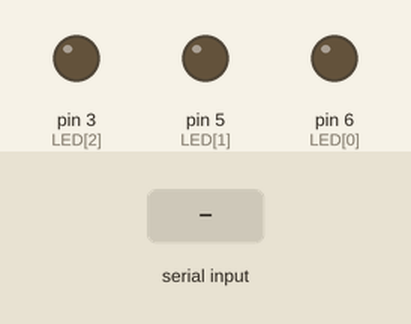
Simulated run of this sketch. Board: Arduino Uno, built with avr-gcc and run on an emulated ATmega328P. On the bench: output pins drawn as LEDs (lit = HIGH). The test bench sets the inputs (shaded band).

Above: at 1.2 s.
1.3 s: "90,45\n" received over Serial
At 1.8 s:
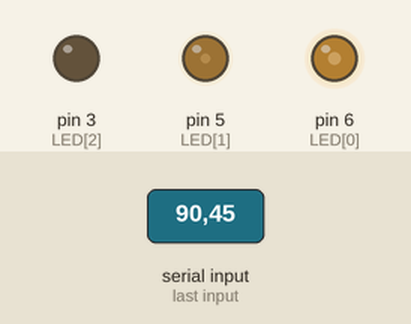
2.8 s: "30,150\n" received over Serial
At 4.0 s:
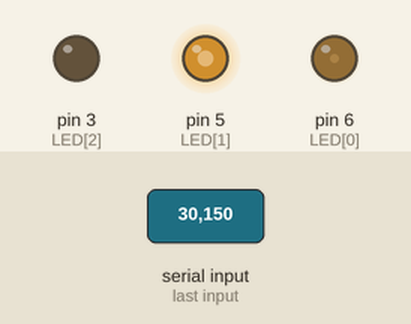
4.3 s: "5\n" received over Serial
At 5.8 s:
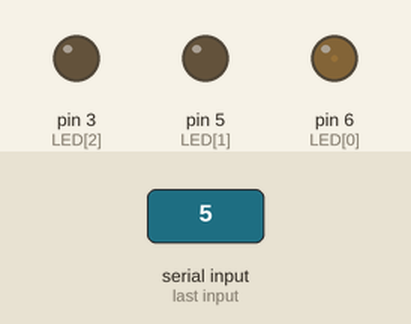
6.8 s: "90\n" received over Serial
At 8.0 s:
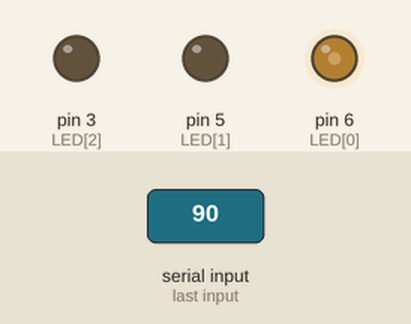
8.3 s: "200\n" received over Serial
At 10.1 s:
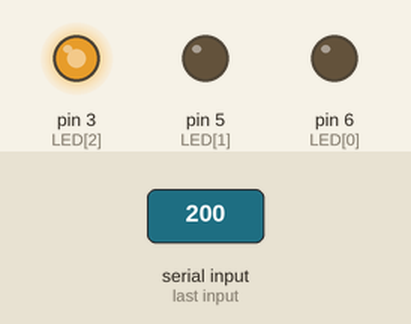
10.8 s: "90,45\n" received over Serial
At 11.4 s:
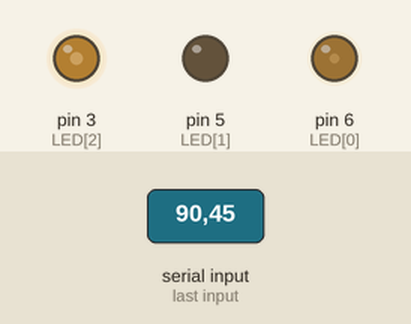
Timing chart, 0 to 14.3 s (numbered marks = the images above; inputs shaded):
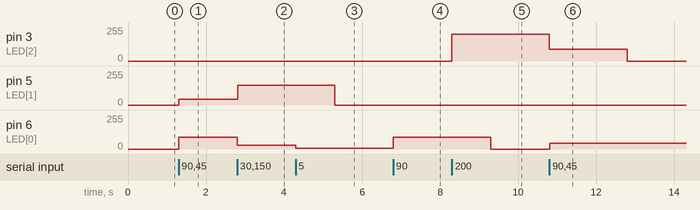

The sketch:

3.ino
```cpp
int LED[] ={6,5,3};

void setup() {
  // put your setup code here, to run once:
  Serial.begin(9600);
  for(int i=0;i<3;i++){
    pinMode(LED[i],OUTPUT);
  }
}

void loop() {
  // put your main code here, to run repeatedly:
  while(Serial.available()){
    for(int i=0;i<3;i++){
      int n = Serial.parseInt();
      n=constrain(n, 0, 255);
      analogWrite(LED[i], n);
    }
  }
}
```

Measured:
- after the input at 1.3 s, pin 5 (LED[1]): 0/255 → 45/255 at once; pin 6 (LED[0]): 0/255 → 90/255 at once
- after the input at 2.8 s, pin 5 (LED[1]): 45/255 → 150/255 at once; pin 6 (LED[0]): 90/255 → 30/255 at once
- after the input at 4.3 s, pin 5 (LED[1]): 150/255 → 0/255 after 1.0 s; pin 6 (LED[0]): 30/255 → 5/255 at once
- after the input at 6.8 s, pin 6 (LED[0]): 5/255 → 90/255 at once
- after the input at 8.3 s, pin 3 (LED[2]): 0/255 → 200/255 at once; pin 6 (LED[0]): 90/255 → 0/255 after 1.0 s
- after the input at 10.8 s, pin 3 (LED[2]): 200/255 → 90/255 at once, → 0/255 2.0 s later; pin 6 (LED[0]): 0/255 → 45/255 at once
